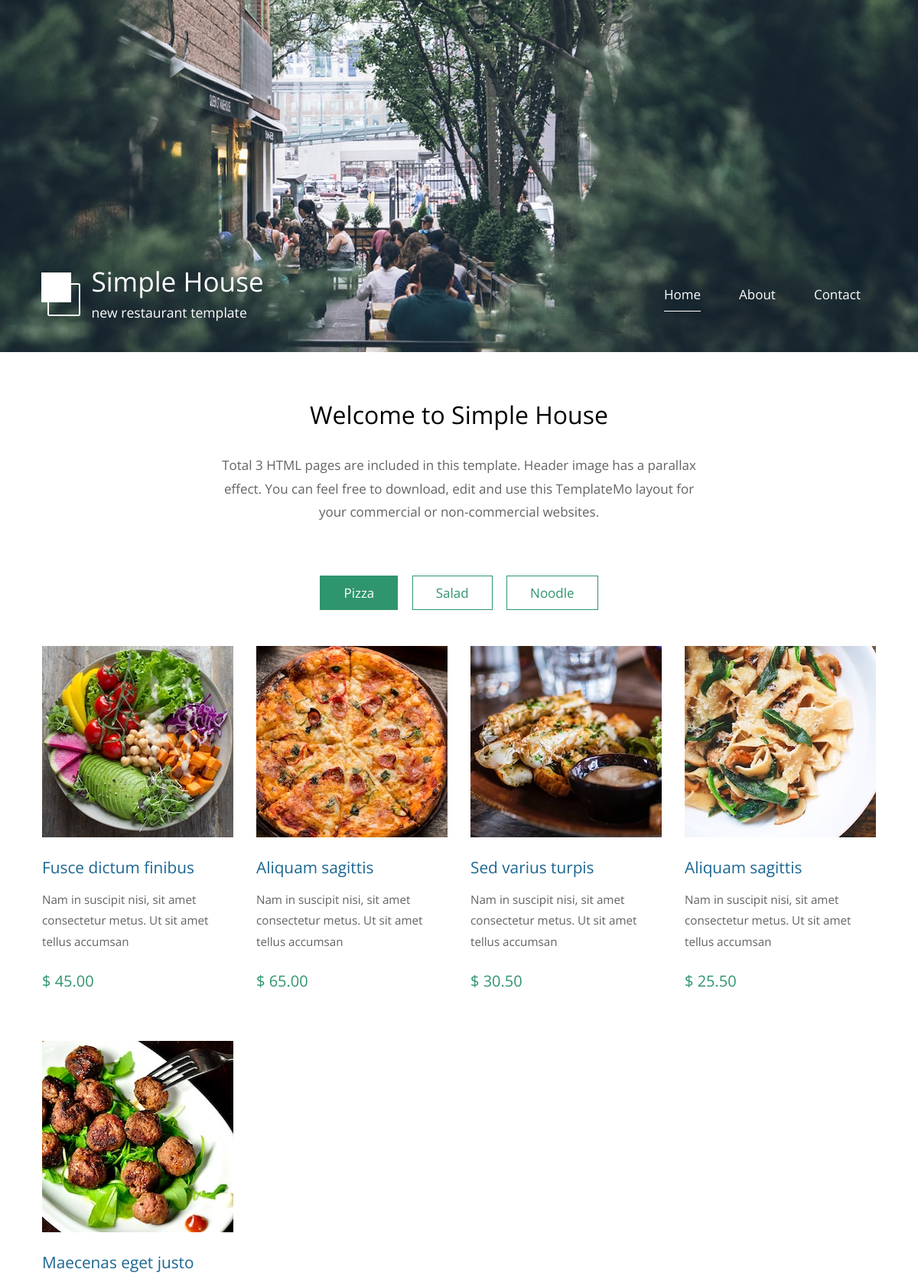
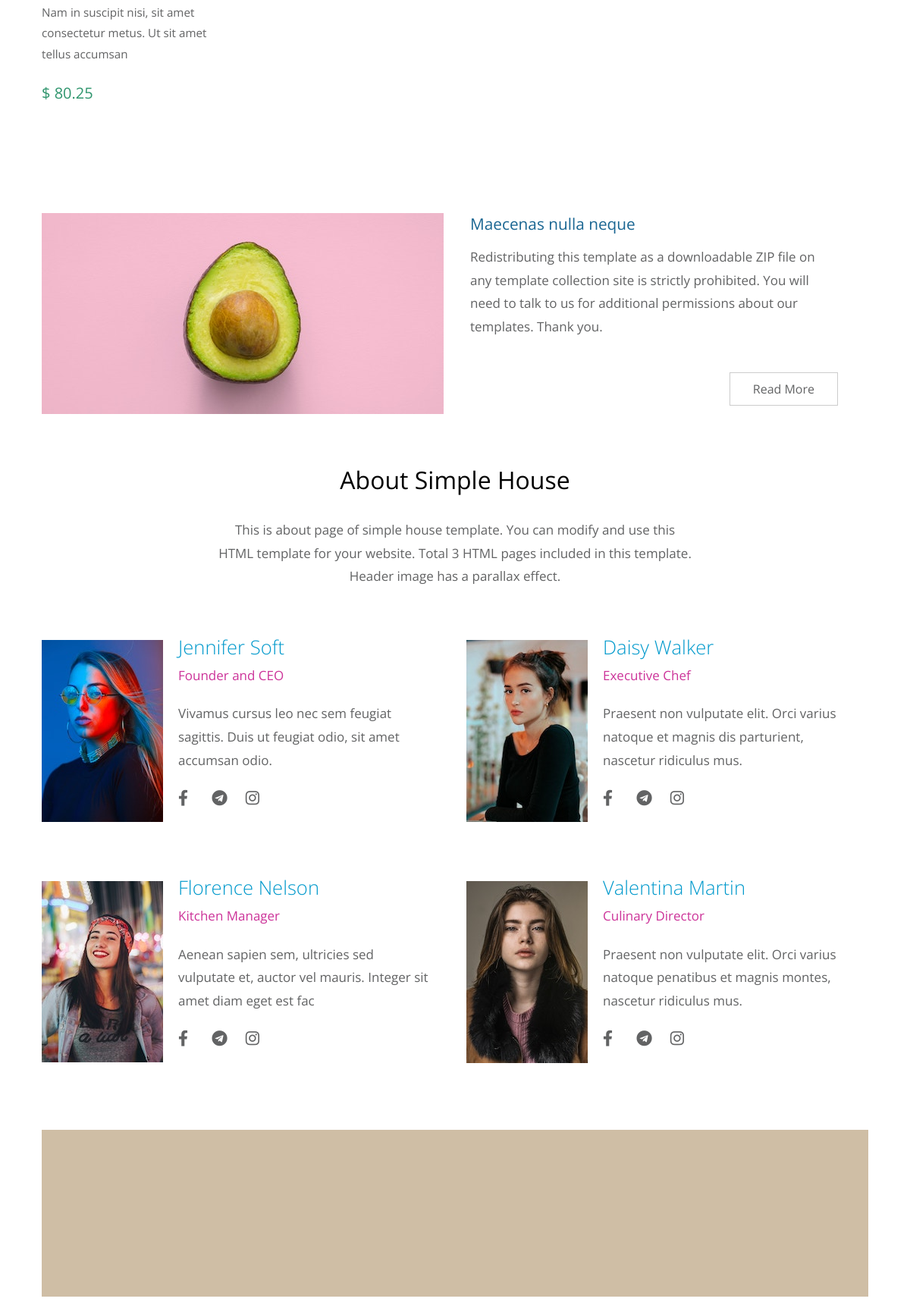
The page / (upper part) on the database its author committed (2 pictures, top to bottom).
### web/models.py (models this page shows, shortened)
class Pizza(models.Model):
    title = models.CharField(max_length=20)
    info = models.TextField(max_length=100)
    price = models.DecimalField(max_digits=10, decimal_places=2)
    image = models.ImageField(upload_to='Pizza/')
    date_created = models.DateTimeField(auto_now_add=True)

class Famous(models.Model):
    title = models.CharField(max_length=20)
    info = models.TextField(max_length=255)
    url = models.URLField()
    image = models.ImageField(upload_to='Pizza/')
    date_created = models.DateTimeField(auto_now_add=True)

class Person(models.Model):
    name = models.CharField(max_length=50)
    work_type = models.CharField(max_length=50)
    info = models.TextField(max_length=100)
    facebook = models.URLField()
    telegram = models.URLField()
    instagram = models.URLField()
    image = models.ImageField(upload_to='Person/')

### web/views.py (the view)
# urls.py: path('', views.home, name='home'),
def home(request):
    piza = Pizza.objects.all()
    salad = Salad.objects.all()
    noodle = Noodle.objects.all()
    famous = Famous.objects.all()
    person = Person.objects.all()
    hostory = History.objects.all()
    banner = Banner.objects.all()
    form = ContactForm()
    if request.method == "POST":
        form = ContactForm(request.POST)
        if form.is_valid():
            form.save()
            return redirect ('home')
    context = {
        'piza':piza,
        'salad':salad,
        'noodle':noodle,
        'famous':famous,
        'person':person,
        'hostory':hostory,
        'banner':banner,
        'form':form,
    }
    return render(request, 'web/base.html', context)

### template/web/base.html (shortened to what this page needs)
<!DOCTYPE html>
<html lang="en">
{% load static %}
<head>
    <link href="{% static  'css/templatemo-style.css' %}" rel="stylesheet" />
    <link rel="stylesheet" href="https://use.fontawesome.com/releases/v5.8.2/css/all.css">
    <link href="{% static 'css/all.min.css' %}" rel="stylesheet" />
    <link rel="stylesheet" href="{% static 'css/main.css' %}">
</head>
<body>
    <div class="container">
        {% include 'web/navbar.html' %}
        {% include 'web/body.html' %}
        {% include 'web/about.html' %}
        {% include 'web/contct.html' %}
</body>
</html>

### template/web/navbar.html
{% load static %}
<div class="placeholder">
    <div class="parallax-window" data-parallax="scroll" data-image-src="{% static 'img/simple-house-01.jpg' %}">
        <div class="tm-header">
            <div class="row tm-header-inner">
                <div class="col-md-6 col-12">
                    <img src="{% static 'img/simple-house-logo.png' %}" alt="Logo" class="tm-site-logo" />
                    <div class="tm-site-text-box">
                        <h1 class="tm-site-title">Simple House</h1>
                        <h6 class="tm-site-description">new restaurant template</h6>
                    </div>
                </div>
                <nav class="col-md-6 col-12 tm-nav">
                    <ul class="tm-nav-ul">
                        <li class="tm-nav-li"><a href="#home" class="tm-nav-link active">Home</a></li>
                        <li class="tm-nav-li"><a href="#about" class="tm-nav-link">About</a></li>
                        <li class="tm-nav-li"><a href="#contact" class="tm-nav-link">Contact</a></li>
                    </ul>
                </nav>
            </div>
        </div>
    </div>
</div>

### template/web/body.html (shortened to what this page needs)
{% load static %}
<main>
    <header class="row tm-welcome-section">
        <h2 class="col-12 text-center tm-section-title">Welcome to Simple House</h2>
        <p class="col-12 text-center">Total 3 HTML pages are included in this template. Header image has a parallax
            effect. You can feel free to download, edit and use this TemplateMo layout for your commercial or
            non-commercial websites.</p>
    </header>
    <div class="tm-paging-links">
        <nav>
            <ul>
                <li class="tm-paging-item"><a href="#" class="tm-paging-link active">Pizza</a></li>
                <li class="tm-paging-item"><a href="#" class="tm-paging-link">Salad</a></li>
                <li class="tm-paging-item"><a href="#" class="tm-paging-link">Noodle</a></li>
            </ul>
        </nav>
    </div>
    <div class="row tm-gallery">
        <div id="tm-gallery-page-pizza" class="tm-gallery-page">
            {% for pizza in piza %}
            <article class="col-lg-3 col-md-4 col-sm-6 col-12 tm-gallery-item">
                <figure>
                    <img src="{{ pizza.image.url }}" alt="Image" class="img-fluid tm-gallery-img" />
                    <figcaption>
                        <h4 class="tm-gallery-title">{{ pizza.title }}</h4>
                        <p class="tm-gallery-description">{{ pizza.info }}</p>
                        <p class="tm-gallery-price">$ {{ pizza.price }}</p>
                    </figcaption>
                </figure>
            </article>
            {% endfor %}
        </div>
    </div>
    <div class="tm-section tm-container-inner">
        <div class="row">
            {% for famouss in famous %}
            <div class="col-md-6">
                <figure class="tm-description-figure">
                    <img src="{% static 'img/img-01.jpg' %}" alt="Image" class="img-fluid" />
                </figure>
            </div>
            <div class="col-md-6">
                <div class="tm-description-box">
                    <h4 class="tm-gallery-title">{{ famouss.title }}</h4>
                    <p class="tm-mb-45">{{ famouss.info }}</p>
                    <a href="{{ famouss.url }}" class="tm-btn tm-btn-default tm-right">Read More</a>
                </div>
            </div>
            {% endfor %}
        </div>
    </div>
</main>

### template/web/about.html (shortened to what this page needs)
{% load static %}
<div class="container">
    <main id="about">
        <header class="row tm-welcome-section">
            <h2 class="col-12 text-center tm-section-title">About Simple House</h2>
            <p class="col-12 text-center">This is about page of simple house template.
                You can modify and use this HTML template for your website. Total 3 HTML pages included in this
                template.
                Header image has a parallax effect.</p>
        </header>
        <div class="tm-container-inner tm-persons">
            <div class="row">
                {% for person in person %}
                <article class="col-lg-6">
                    <figure class="tm-person">
                        <img src="{{ person.image.url }}" alt="Image" class="img-fluid tm-person-img" />
                        <figcaption class="tm-person-description">
                            <h4 class="tm-person-name">{{ person.name }}</h4>
                            <p class="tm-person-title">{{ person.work_type }}</p>
                            <p class="tm-person-about">{{ person.info }}</p>
                            <div>
                                <a href="{{ person.facebook }}" class="tm-social-link"><i
                                        class="fab fa-facebook-f tm-social-icon"></i></a>
                                <a href="{{ person.telegram }}" class="tm-social-link"><i
                                        class="fab fa-telegram tm-social-icon"></i></a>
                                <a href="{{ person.instagram }}" class="tm-social-link"><i
                                        class="fab fa-instagram tm-social-icon"></i></a>
                            </div>
                        </figcaption>
                    </figure>
                </article>
                {% endfor %}
            </div>
        </div>
        <div class="tm-container-inner tm-featured-image">
            <div class="row">
                <div class="col-12">
                    <div class="placeholder-2">
                        {% for banner in banner%}
                        <div class="parallax-window-2" data-parallax="scroll" data-image-src="{{ banner.image.url }}"></div>
                        {% endfor %}
                    </div>
                </div>
            </div>
        </div>
    </main>
</div>

### template/web/contct.html (shortened to what this page needs)
{% load static %}
    </body>
    </html>

### template/web/footer.html (shortened to what this page needs)
{% load static %}

### rows shown on the page
Pizza: image (picture), title "Fusce dictum finibus", info "Nam in suscipit nisi, sit amet consectetur metus. Ut sit amet tellus accumsan", price "45.00"
Pizza: image (picture), title "Aliquam sagittis", info "Nam in suscipit nisi, sit amet consectetur metus. Ut sit amet tellus accumsan", price "65.00"
Pizza: image (picture), title "Sed varius turpis", info "Nam in suscipit nisi, sit amet consectetur metus. Ut sit amet tellus accumsan", price "30.50"
Pizza: image (picture), title "Aliquam sagittis", info "Nam in suscipit nisi, sit amet consectetur metus. Ut sit amet tellus accumsan", price "25.50"
Pizza: image (picture), title "Maecenas eget justo", info "Nam in suscipit nisi, sit amet consectetur metus. Ut sit amet tellus accumsan", price "80.25"
Famous: title "Maecenas nulla neque", info "Redistributing this template as a downloadable ZIP file on any template collection site is strictly prohibited. You will need to talk to us for additional permissions about our templates. Thank you."
Person: image (picture), name "Jennifer Soft", work_type "Founder and CEO", info "Vivamus cursus leo nec sem feugiat sagittis. Duis ut feugiat odio, sit amet accumsan odio."
Person: image (picture), name "Daisy Walker", work_type "Executive Chef", info "Praesent non vulputate elit. Orci varius natoque et magnis dis parturient, nascetur ridiculus mus."
Person: image (picture), name "Florence Nelson", work_type "Kitchen Manager", info "Aenean sapien sem, ultricies sed vulputate et, auctor vel mauris. Integer sit amet diam eget est fac"
Person: image (picture), name "Valentina Martin", work_type "Culinary Director", info "Praesent non vulputate elit. Orci varius natoque penatibus et magnis montes, nascetur ridiculus mus."
